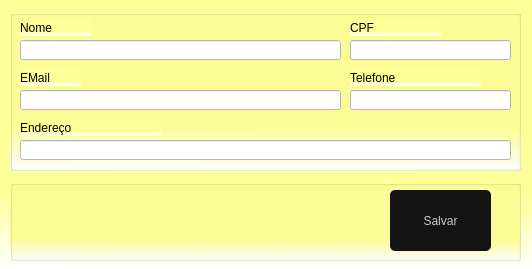
<?xml version="1.0" encoding="UTF-8"?>
<ui version="4.0">
 <class>frmCliente</class>
 <widget class="QWidget" name="frmCliente">
  <property name="geometry">
   <rect>
    <x>0</x>
    <y>0</y>
    <width>532</width>
    <height>269</height>
   </rect>
  </property>
  <property name="windowTitle">
   <string>Cadastro de Cliente</string>
  </property>
  <property name="windowIcon">
   <iconset>
    <normaloff>../Imagens/btnCadCli.png</normaloff>../Imagens/btnCadCli.png</iconset>
  </property>
  <property name="styleSheet">
   <string notr="true">background-color:qlineargradient(spread:pad, x1:0.508, y1:0.727, x2:0.505, y2:1, stop:0 rgba(255, 255, 153, 255), stop:1 rgba(255, 255, 255, 255))</string>
  </property>
  <widget class="QGroupBox" name="groupBox">
   <property name="geometry">
    <rect>
     <x>10</x>
     <y>10</y>
     <width>511</width>
     <height>161</height>
    </rect>
   </property>
   <property name="styleSheet">
    <string notr="true">font: 87 12pt &quot;Arial&quot;;</string>
   </property>
   <property name="title">
    <string/>
   </property>
   <widget class="QLabel" name="label">
    <property name="geometry">
     <rect>
      <x>10</x>
      <y>10</y>
      <width>71</width>
      <height>16</height>
     </rect>
    </property>
    <property name="text">
     <string>Nome</string>
    </property>
   </widget>
   <widget class="QLabel" name="label_2">
    <property name="geometry">
     <rect>
      <x>340</x>
      <y>10</y>
      <width>91</width>
      <height>16</height>
     </rect>
    </property>
    <property name="text">
     <string>CPF</string>
    </property>
   </widget>
   <widget class="QLabel" name="lbEndereco">
    <property name="geometry">
     <rect>
      <x>10</x>
      <y>110</y>
      <width>141</width>
      <height>16</height>
     </rect>
    </property>
    <property name="text">
     <string>Endereço</string>
    </property>
   </widget>
   <widget class="QLabel" name="lbEmail">
    <property name="geometry">
     <rect>
      <x>10</x>
      <y>60</y>
      <width>61</width>
      <height>16</height>
     </rect>
    </property>
    <property name="text">
     <string>EMail</string>
    </property>
   </widget>
   <widget class="QLabel" name="label_5">
    <property name="geometry">
     <rect>
      <x>340</x>
      <y>60</y>
      <width>131</width>
      <height>16</height>
     </rect>
    </property>
    <property name="text">
     <string>Telefone</string>
    </property>
   </widget>
   <widget class="QLineEdit" name="edtNome">
    <property name="geometry">
     <rect>
      <x>10</x>
      <y>30</y>
      <width>321</width>
      <height>20</height>
     </rect>
    </property>
    <property name="styleSheet">
     <string notr="true">background-color: rgb(255, 255, 255);</string>
    </property>
   </widget>
   <widget class="QLineEdit" name="edtCPF">
    <property name="geometry">
     <rect>
      <x>340</x>
      <y>30</y>
      <width>161</width>
      <height>20</height>
     </rect>
    </property>
    <property name="styleSheet">
     <string notr="true">background-color: rgb(255, 255, 255);</string>
    </property>
   </widget>
   <widget class="QLineEdit" name="edtEmail">
    <property name="geometry">
     <rect>
      <x>10</x>
      <y>80</y>
      <width>321</width>
      <height>20</height>
     </rect>
    </property>
    <property name="styleSheet">
     <string notr="true">background-color: rgb(255, 255, 255);</string>
    </property>
   </widget>
   <widget class="QLineEdit" name="edtTelefone">
    <property name="geometry">
     <rect>
      <x>340</x>
      <y>80</y>
      <width>161</width>
      <height>20</height>
     </rect>
    </property>
    <property name="styleSheet">
     <string notr="true">background-color: rgb(255, 255, 255);</string>
    </property>
   </widget>
   <widget class="QLineEdit" name="edtEndereco">
    <property name="geometry">
     <rect>
      <x>10</x>
      <y>130</y>
      <width>491</width>
      <height>20</height>
     </rect>
    </property>
    <property name="styleSheet">
     <string notr="true">background-color: rgb(255, 255, 255);</string>
    </property>
   </widget>
  </widget>
  <widget class="QGroupBox" name="groupBox_2">
   <property name="geometry">
    <rect>
     <x>10</x>
     <y>180</y>
     <width>511</width>
     <height>81</height>
    </rect>
   </property>
   <property name="title">
    <string/>
   </property>
   <widget class="QPushButton" name="btnSalvar">
    <property name="geometry">
     <rect>
      <x>380</x>
      <y>10</y>
      <width>101</width>
      <height>61</height>
     </rect>
    </property>
    <property name="cursor">
     <cursorShape>PointingHandCursor</cursorShape>
    </property>
    <property name="styleSheet">
     <string notr="true">QPushButton{
border-radius: 5px;
background-color: rgb(20,20,20);
color:rgb(200,200,200);
font: 87 12pt &quot;Arial&quot;;
}

QPushButton:hover{ 
background-color:rgb(0, 0, 0);
color: rbg(200,200,200)
}

QPushButton:pressed{
background-color:rgb(0,0,30);
color:rbg(200,200,200)
}

</string>
    </property>
    <property name="text">
     <string>Salvar</string>
    </property>
    <property name="icon">
     <iconset>
      <normaloff>../../Imagens/Salvar.png</normaloff>../../Imagens/Salvar.png</iconset>
    </property>
    <property name="iconSize">
     <size>
      <width>35</width>
      <height>35</height>
     </size>
    </property>
   </widget>
  </widget>
 </widget>
 <resources/>
 <connections/>
</ui>
